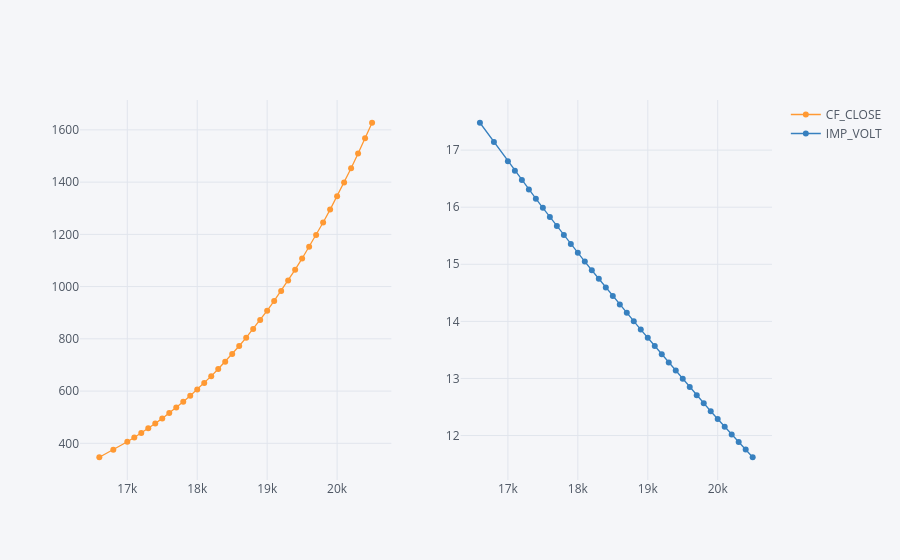

Source (notebook cell):
### Markdown cell above
The separation allows for easily **visualization** of the closing prices and the implied volatilities.

### Code cell
puts.set_index('STRIKE_PRC')[['CF_CLOSE', 'IMP_VOLT']].iplot(subplots=True,
                                                            mode='lines+markers',
                                                            size=6)

### Figure 1 — Plotly figure (JSON) as saved in the notebook; plotly's stock layout.template omitted (floating-point values rounded to 4 significant figures)
{"data": [{"line": {"color": "rgba(255, 153, 51, 1.0)", "dash": "solid", "shape": "linear", "width": 1.3}, "marker": {"size": 6, "symbol": "circle"}, "mode": "lines+markers", "name": "CF_CLOSE", "text": "", "type": "scatter", "x": [16600, 16800, 17000, 17100, 17200, 17300, 17400, 17500, 17600, 17700, 17800, 17900, 18000, 18100, 18200, 18300, 18400, 18500, 18600, 18700, 18800, 18900, 19000, 19100, 19200, 19300, 19400, 19500, 19600, 19700, 19800, 19900, 20000, 20100, 20200, 20300, 20400, 20500], "xaxis": "x", "y": [346.6, 375.1, 405.9, 422.3, 439.4, 457.3, 475.9, 495.4, 515.7, 536.9, 558.9, 582, 606, 631, 657.1, 684.3, 712.6, 742, 772.7, 804.6, 837.7, 872.1, 907.9, 945, 983.5, 1024.0, 1065.0, 1108.0, 1152.0, 1198.0, 1245.0, 1295.0, 1346.0, 1399.0, 1453.0, 1510.0, 1568.0, 1627.0], "yaxis": "y"}, {"line": {"color": "rgba(55, 128, 191, 1.0)", "dash": "solid", "shape": "linear", "width": 1.3}, "marker": {"size": 6, "symbol": "circle"}, "mode": "lines+markers", "name": "IMP_VOLT", "text": "", "type": "scatter", "x": [16600, 16800, 17000, 17100, 17200, 17300, 17400, 17500, 17600, 17700, 17800, 17900, 18000, 18100, 18200, 18300, 18400, 18500, 18600, 18700, 18800, 18900, 19000, 19100, 19200, 19300, 19400, 19500, 19600, 19700, 19800, 19900, 20000, 20100, 20200, 20300, 20400, 20500], "xaxis": "x2", "y": [17.48, 17.14, 16.81, 16.64, 16.47, 16.31, 16.15, 15.99, 15.83, 15.67, 15.51, 15.36, 15.2, 15.05, 14.9, 14.74, 14.59, 14.44, 14.3, 14.15, 14.0, 13.86, 13.71, 13.57, 13.42, 13.28, 13.14, 12.99, 12.85, 12.71, 12.57, 12.43, 12.29, 12.15, 12.02, 11.89, 11.75, 11.62], "yaxis": "y2"}], "layout": {"legend": {"bgcolor": "#F5F6F9", "font": {"color": "#4D5663"}}, "paper_bgcolor": "#F5F6F9", "plot_bgcolor": "#F5F6F9", "title": {"font": {"color": "#4D5663"}}, "xaxis": {"anchor": "y", "domain": [0, 0.45], "gridcolor": "#E1E5ED", "showgrid": true, "tickfont": {"color": "#4D5663"}, "title": {"font": {"color": "#4D5663"}, "text": ""}, "zerolinecolor": "#E1E5ED"}, "xaxis2": {"anchor": "y2", "domain": [0.55, 1], "gridcolor": "#E1E5ED", "showgrid": true, "tickfont": {"color": "#4D5663"}, "title": {"font": {"color": "#4D5663"}, "text": ""}, "zerolinecolor": "#E1E5ED"}, "yaxis": {"anchor": "x", "domain": [0, 1], "gridcolor": "#E1E5ED", "showgrid": true, "tickfont": {"color": "#4D5663"}, "title": {"font": {"color": "#4D5663"}, "text": ""}, "zerolinecolor": "#E1E5ED"}, "yaxis2": {"anchor": "x2", "domain": [0, 1], "gridcolor": "#E1E5ED", "showgrid": true, "tickfont": {"color": "#4D5663"}, "title": {"font": {"color": "#4D5663"}, "text": ""}, "zerolinecolor": "#E1E5ED"}}}
